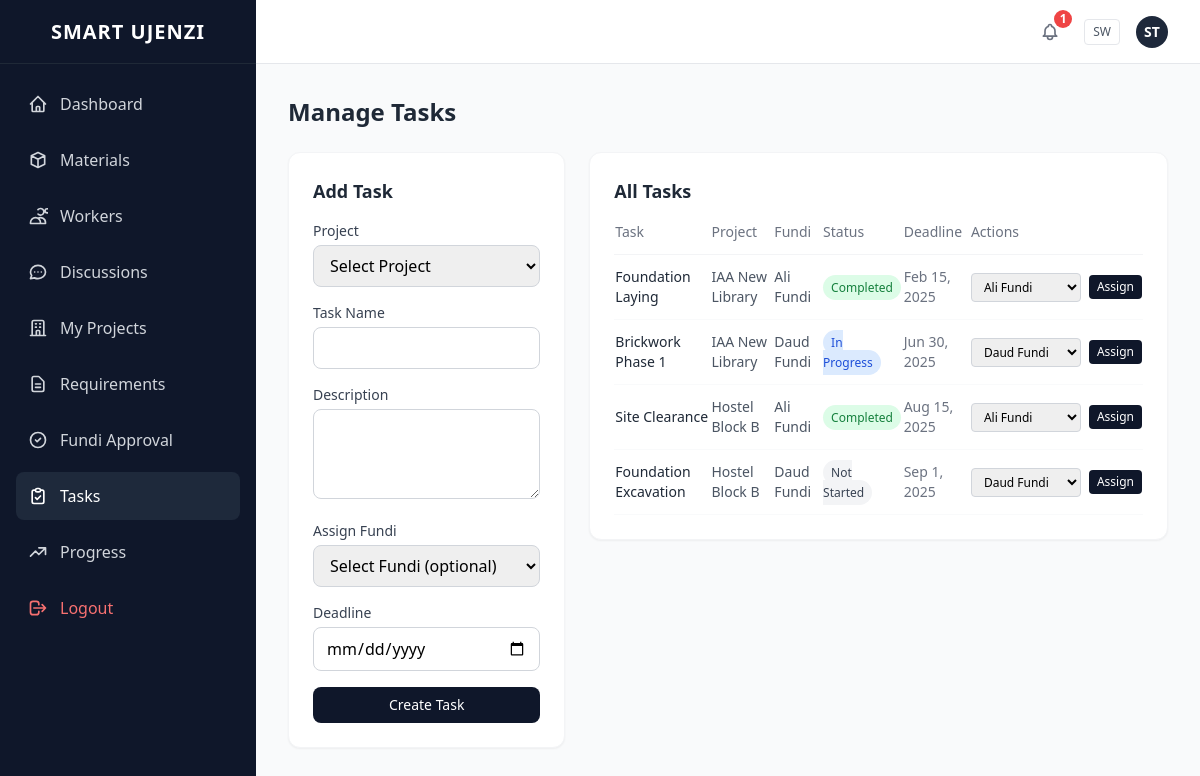
Screenshot of /pm/tasks.php (signed in) with the database file from the repository.
### tables this page shows
CREATE TABLE tasks (
    id INT AUTO_INCREMENT PRIMARY KEY,
    project_id INT NOT NULL,
    name VARCHAR(255) NOT NULL,
    description TEXT,
    status VARCHAR(50) DEFAULT 'Not Started',
    fundi_id INT,
    deadline DATE,
    FOREIGN KEY(project_id) REFERENCES projects(id),
    FOREIGN KEY(fundi_id) REFERENCES users(id)
);

CREATE TABLE projects (
    id INT AUTO_INCREMENT PRIMARY KEY,
    name VARCHAR(255) NOT NULL,
    description TEXT,
    status VARCHAR(50) DEFAULT 'Pending',
    project_manager_id INT,
    customer_id INT,
    start_date DATE,
    end_date DATE,
    FOREIGN KEY(project_manager_id) REFERENCES users(id)
);

CREATE TABLE users (
    id INT AUTO_INCREMENT PRIMARY KEY,
    name VARCHAR(255) NOT NULL,               
    email VARCHAR(255) UNIQUE NOT NULL,        
    password VARCHAR(255) NOT NULL,            
    role VARCHAR(50) NOT NULL,                 
    location VARCHAR(255) DEFAULT '',           
    skills TEXT DEFAULT '',                       
    approved TINYINT(1) DEFAULT 1                
);

### includes/config.php (called while the page is built, shortened)
<?php
function getDB(): PDO {
    static $pdo = null;
    if ($pdo === null) {
        try {
    $dsn = "mysql:host=" . DB_HOST . ";dbname=" . DB_NAME . ";charset=utf8mb4";
            $pdo = new PDO($dsn, DB_USER, DB_PASS, [
                PDO::ATTR_ERRMODE => PDO::ERRMODE_EXCEPTION,
                PDO::ATTR_DEFAULT_FETCH_MODE => PDO::FETCH_ASSOC,
            ]);
        } catch (PDOException $e) {
            if (APP_ENV === 'production') {
                die('Database connection failed. Please check your configuration.');
            }
            throw $e;
        }
    }
    return $pdo;
}

### includes/functions.php (called while the page is built, shortened)
<?php
require_once __DIR__ . '/config.php';
function runQuery(string $sql, array $params = []): array {
    $stmt = getDB()->prepare($sql);
    $stmt->execute($params);
    return $stmt->fetchAll();
}

### pm/tasks.php (the view, shortened to what this page needs)
<?php
require_once __DIR__ . '/../includes/functions.php';
require_once __DIR__ . '/../includes/header.php';
$userId = $_SESSION['user_id'];
$fundis = runQuery("SELECT id, name, skills FROM users WHERE role = 'fundi' AND approved = 1 ORDER BY name");
$assignedFundiProjects = runQuery("SELECT DISTINCT fundi_id, project_id FROM tasks WHERE fundi_id IS NOT NULL");
$assignedMap = [];
foreach ($assignedFundiProjects as $af) {
    $assignedMap[$af['project_id']][] = $af['fundi_id'];
}
$tasks = runQuery("SELECT t.*, p.name as project_name, u.name as fundi_name FROM tasks t JOIN projects p ON t.project_id = p.id LEFT JOIN users u ON t.fundi_id = u.id WHERE p.project_manager_id = ? ORDER BY t.deadline", [$userId]);
?>
<div class="grid grid-cols-1 lg:grid-cols-3 gap-6 mb-8">
    <div class="lg:col-span-1">
        <div class="bg-white rounded-xl shadow-sm border border-gray-100 p-6">
            <h3 class="text-lg font-bold text-gray-800 mb-4">Add Task</h3>
            <form method="POST">
                <div class="space-y-4">
                    <div>
                        <label class="block text-sm font-medium text-gray-700 mb-1">Project</label>
                        <select name="project_id" required class="w-full px-3 py-2 border border-gray-300 rounded-lg focus:outline-none focus:ring-2 focus:ring-slate-500">
                            <option value="">Select Project</option>
                        </select>
                    </div>
                    <div>
                        <label class="block text-sm font-medium text-gray-700 mb-1">Task Name</label>
                        <input type="text" name="name" required class="w-full px-3 py-2 border border-gray-300 rounded-lg focus:outline-none focus:ring-2 focus:ring-slate-500">
                    </div>
                    <div>
                        <label class="block text-sm font-medium text-gray-700 mb-1">Description</label>
                        <textarea name="description" rows="3" class="w-full px-3 py-2 border border-gray-300 rounded-lg focus:outline-none focus:ring-2 focus:ring-slate-500"></textarea>
                    </div>
                    <div>
                        <label class="block text-sm font-medium text-gray-700 mb-1">Assign Fundi</label>
                        <select name="fundi_id" id="fundiSelect" class="w-full px-3 py-2 border border-gray-300 rounded-lg focus:outline-none focus:ring-2 focus:ring-slate-500">
                            <option value="">Select Fundi (optional)</option>
                        </select>
                    </div>
                    <div>
                        <label class="block text-sm font-medium text-gray-700 mb-1">Deadline</label>
                        <input type="date" name="deadline" required class="w-full px-3 py-2 border border-gray-300 rounded-lg focus:outline-none focus:ring-2 focus:ring-slate-500">
                    </div>
                    <button type="submit" class="w-full px-4 py-2 bg-slate-900 text-white rounded-lg hover:bg-slate-800 transition-colors text-sm font-medium">
                        Create Task
                    </button>
                </div>
            </form>
        </div>
    </div>
    <div class="lg:col-span-2">
        <div class="bg-white rounded-xl shadow-sm border border-gray-100 p-6">
            <h3 class="text-lg font-bold text-gray-800 mb-4">All Tasks</h3>
            <?php if (empty($tasks)): ?>
                <p class="text-gray-500 text-sm">No tasks created yet.</p>
            <?php else: ?>
                <div class="overflow-x-auto">
                    <table class="w-full text-sm">
                        <thead>
                            <tr class="text-left text-gray-500 border-b border-gray-100">
                                <th class="pb-3 font-medium">Task</th>
                                <th class="pb-3 font-medium">Project</th>
                                <th class="pb-3 font-medium">Fundi</th>
                                <th class="pb-3 font-medium">Status</th>
                                <th class="pb-3 font-medium">Deadline</th>
                                <th class="pb-3 font-medium">Actions</th>
                            </tr>
                        </thead>
                        <tbody>
                            <?php foreach ($tasks as $t): ?>
                            <tr class="border-b border-gray-50">
                                <td class="py-3 text-gray-800 font-medium"><?= htmlspecialchars($t['name']) ?></td>
                                <td class="py-3 text-gray-600"><?= htmlspecialchars($t['project_name']) ?></td>
                                <td class="py-3 text-gray-600"><?= htmlspecialchars($t['fundi_name'] ?? 'Unassigned') ?></td>
                                <td class="py-3">
                                    <span class="px-2 py-1 text-xs rounded-full <?= $t['status'] === 'Completed' ? 'bg-green-100 text-green-700' : ($t['status'] === 'In Progress' ? 'bg-blue-100 text-blue-700' : 'bg-gray-100 text-gray-700') ?>"><?= $t['status'] ?? 'Not Started' ?></span>
                                </td>
                                <td class="py-3 text-gray-500"><?= isset($t['deadline']) ? date('M j, Y', strtotime($t['deadline'])) : 'N/A' ?></td>
                                <td class="py-3">
                                    <form method="POST" class="flex items-center gap-2">
                                        <?php
                                        $excludedIds = $assignedMap[$t['project_id'] ?? 0] ?? [];
                                        $availableFundis = array_filter($fundis, fn($f) => !in_array($f['id'], $excludedIds) || $f['id'] == $t['fundi_id']);
                                        ?>
                                        <select name="fundi_id" class="text-xs px-2 py-1 border border-gray-300 rounded">
                                            <?php foreach ($availableFundis as $f): ?>
                                                <option value="<?= $f['id'] ?>" <?= $f['id'] == $t['fundi_id'] ? 'selected' : '' ?>><?= htmlspecialchars($f['name']) ?></option>
                                            <?php endforeach; ?>
                                        </select>
                                        <button type="submit" class="text-xs px-2 py-1 bg-slate-900 text-white rounded hover:bg-slate-800 transition-colors">Assign</button>
                                    </form>
                                </td>
                            </tr>
                            <?php endforeach; ?>
                        </tbody>
                    </table>
                </div>
            <?php endif; ?>
        </div>
    </div>
</div>
<?php require_once __DIR__ . '/../includes/footer.php'; ?>

### rows the page displays
tasks: name "Foundation Laying", project.name "IAA New Library", fundi.name "Ali Fundi", status "Completed", deadline "Feb 15, 2025", fundi_id "Ali Fundi"
tasks: name "Brickwork Phase 1", project.name "IAA New Library", fundi.name "Daud Fundi", status "In Progress", deadline "Jun 30, 2025", fundi_id "Daud Fundi"
tasks: name "Site Clearance", project.name "Hostel Block B", fundi.name "Ali Fundi", status "Completed", deadline "Aug 15, 2025", fundi_id "Ali Fundi"
tasks: name "Foundation Excavation", project.name "Hostel Block B", fundi.name "Daud Fundi", status "Not Started", deadline "Sep 1, 2025", fundi_id "Daud Fundi"

### other values shown
$item['name'] "Dashboard"
$item['name'] "Materials"
$item['name'] "Workers"
$item['name'] "Discussions"
$item['name'] "My Projects"
$item['name'] "Requirements"
$item['name'] "Fundi Approval"
$item['name'] "Tasks"
$item['name'] "Progress"
$unreadCount "1"
substr($userName, 0, 2) "ST"
$pageTitle "Manage Tasks"
